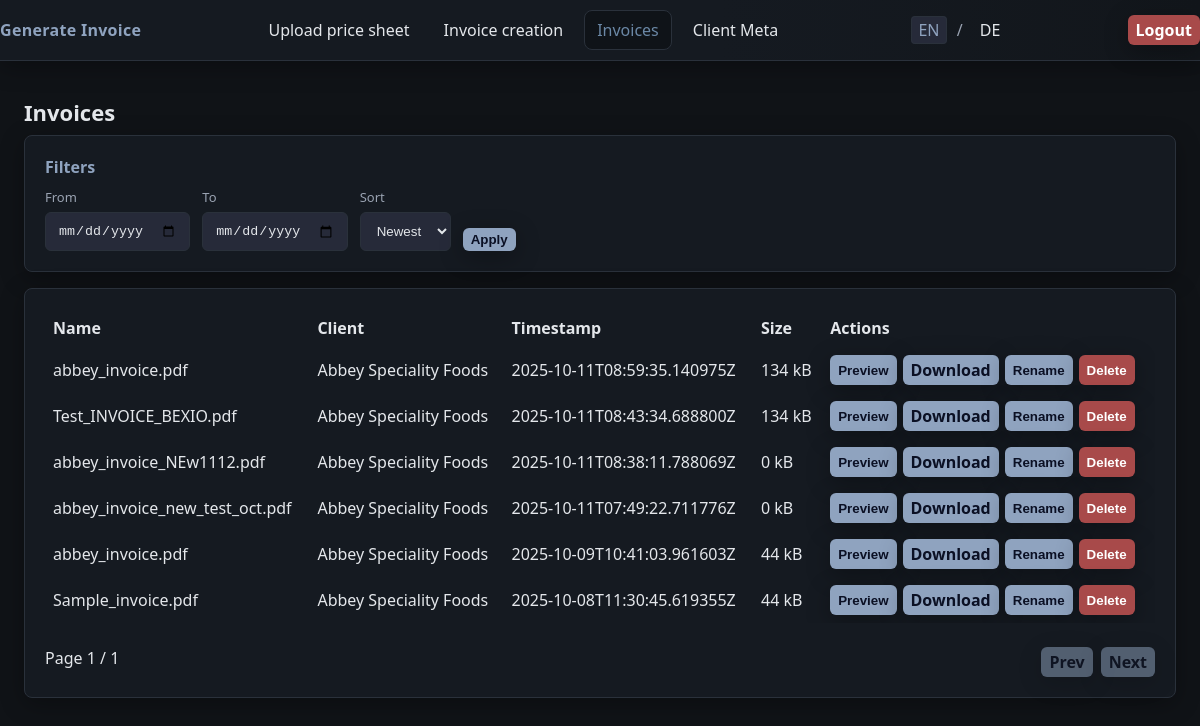
/invoices (signed in), run on an earlier commit of the app's database.
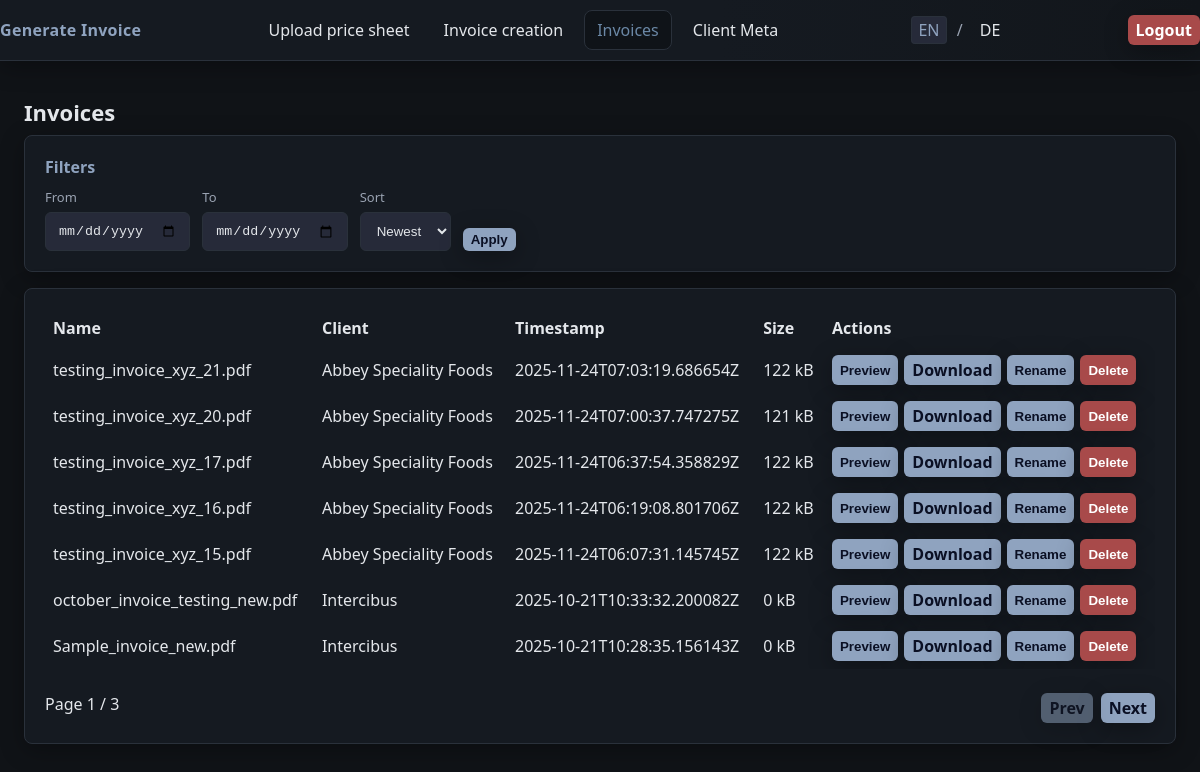
And on a later commit of the database.
### tables this page shows
CREATE TABLE "invoices" (
              id TEXT PRIMARY KEY,
              name TEXT NOT NULL,
              client TEXT,
              file TEXT NOT NULL,
              size INTEGER NOT NULL,
              created_at TEXT NOT NULL
            );

### app.py (the view)
@app.get("/invoices")
@login_required
def invoices_db_dashboard():
    sort = (request.args.get("sort") or "newest").lower()
    date_from = (request.args.get("from") or "").strip()
    date_to = (request.args.get("to") or "").strip()
    page = max(int(request.args.get("page", 1)), 1)
    page_size = 7
    conn = get_invoices_db()
    try:
        where = []
        params: list[Any] = []
        if date_from:
            where.append("substr(created_at,1,10) >= ?")
            params.append(date_from[:10])
        if date_to:
            where.append("substr(created_at,1,10) <= ?")
            params.append(date_to[:10])
        where_sql = ("WHERE " + " AND ".join(where)) if where else ""
        cur = conn.cursor()
        cur.execute(f"SELECT COUNT(*) FROM invoices {where_sql}", params)
        row = cur.fetchone()
        total = int(row[0]) if row is not None else 0
        order = "DESC" if sort != "oldest" else "ASC"
        offset = (page - 1) * page_size
        cur.execute(
            f"SELECT id, name, client, created_at, size, file FROM invoices {where_sql} ORDER BY created_at {order} LIMIT ? OFFSET ?",
            params + [page_size, offset],
        )
        rows = cur.fetchall()
        items = [
            {
                "id": r["id"],
                "name": r["name"],
                "client": r["client"],
                "created_at": r["created_at"],
                "size": r["size"],
                "file": r["file"],
            }
            for r in rows
        ]
    finally:
        conn.close()
    total_pages = (total // page_size) + (1 if total % page_size else 0)
    def _build_url(target_page: int) -> str:
        return url_for(
            "invoices_db_dashboard",
            page=target_page,
            sort=sort,
            **({"from": date_from} if date_from else {}),
            **({"to": date_to} if date_to else {}),
        )
    prev_url = _build_url(page - 1) if page > 1 else None
    next_url = _build_url(page + 1) if page < total_pages else None
    return render_template(
        "invoices_db.html",
        items=items,
        page=page,
        page_size=page_size,
        total=total,
        sort=sort,
        date_from=date_from,
        date_to=date_to,
        prev_url=prev_url,
        next_url=next_url,
        total_pages=total_pages,
    )

### app.py (called while the page is built)
def get_invoices_db() -> sqlite3.Connection:
    conn = sqlite3.connect(INVOICES_DB_PATH)
    conn.row_factory = sqlite3.Row
    return conn

def get_lang() -> str:
    lang = session.get("lang", "en")
    return "de" if lang == "de" else "en"

def tr(key: str, **kwargs) -> str:
    lang = get_lang()
    text = TRANSLATIONS.get(lang, {}).get(key, key)
    try:
        return text.format(**kwargs)
    except Exception:
        return text

@app.context_processor
def inject_i18n():
    return {"t": tr, "lang": get_lang(), "is_authed": bool(session.get("auth"))}

def login_required(view):
    @wraps(view)
    def wrapped(*args, **kwargs):
        if not session.get("auth"):
            nxt = request.path
            return redirect(url_for("login_get", next=nxt))
        return view(*args, **kwargs)
    return wrapped

### templates/invoices_db.html (shortened to what this page needs)
{% extends 'base.html' %}
{% import '_components.html' as ui %}
{% block content %}
  <h1>{{ t('invoices') }}</h1>
  {% call ui.card(t('filters')) %}
    <form method="get" action="{{ url_for('invoices_db_dashboard') }}" class="filters">
      <div class="filters-row">
        <div class="filter-item">
          <label for="from">{{ t('from') }}</label>
          <input type="date" id="from" name="from" value="{{ date_from[:10] if date_from else '' }}">
        </div>
        <div class="filter-item">
          <label for="to">{{ t('to') }}</label>
          <input type="date" id="to" name="to" value="{{ date_to[:10] if date_to else '' }}">
        </div>
        <div class="filter-item">
          <label for="sort">Sort</label>
          <select id="sort" name="sort">
            <option value="newest" {{ 'selected' if sort == 'newest' else '' }}>{{ t('sort_newest') }}</option>
          </select>
        </div>
        <div class="filter-actions">
          <button class="btn btn-primary btn-sm" type="submit">{{ t('apply') }}</button>
        </div>
      </div>
    </form>
  {% endcall %}
  {% if items|length == 0 %}
    <p>{{ t('no_invoices') }}</p>
  {% else %}
    <div class="card">
      <div class="card-body">
        <div class="table-wrap">
        <table class="table" style="width:100%; border-collapse:collapse;">
          <thead>
            <tr>
              <th style="text-align:left; padding:8px;">Name</th>
              <th style="text-align:left; padding:8px;">Client</th>
              <th style="text-align:left; padding:8px;">Timestamp</th>
              <th style="text-align:left; padding:8px;">Size</th>
              <th style="text-align:left; padding:8px;">Actions</th>
            </tr>
          </thead>
          <tbody>
            {% for it in items %}
            <tr>
              <td style="padding:8px;">{{ it.name }}</td>
              <td style="padding:8px;">{{ it.client }}</td>
              <td style="padding:8px;">{{ it.created_at }}</td>
              <td style="padding:8px;">{{ (it.size // 1024) }} kB</td>
              <td style="padding:8px; display:flex; gap:6px; flex-wrap: nowrap;">
                <button class="btn btn-sm" type="button" onclick="openPreview('{{ url_for('preview_invoice', invoice_id=it.id) }}', '{{ it.name }}')">{{ t('preview') }}</button>
                <a class="btn btn-primary btn-sm" href="{{ url_for('download_invoice', invoice_id=it.id) }}">{{ t('download') }}</a>
                <button class="btn btn-sm" type="button" onclick="openRename('{{ it.id }}', '{{ it.name }}')">{{ t('rename') }}</button>
                <button class="btn btn-danger btn-sm" type="button" onclick="confirmDelete('{{ it.id }}')">{{ t('delete') }}</button>
              </td>
            </tr>
            {% endfor %}
          </tbody>
        </table>
        </div>
        <div style="display:flex; justify-content:space-between; margin-top:12px;">
          <div>
            Page {{ page }} / {{ total_pages }}
          </div>
          <div style="display:flex; gap:8px;">
            <a class="btn btn-sm {{ '' if prev_url else 'disabled' }}" href="{{ prev_url or '#' }}">{{ t('prev') }}</a>
            <a class="btn btn-sm {{ '' if next_url else 'disabled' }}" href="{{ next_url or '#' }}">{{ t('next') }}</a>
          </div>
        </div>
      </div>
    </div>
  {% endif %}
{% endblock %}

What changed in the data, as far as the page shows it:
no longer on this page (row unchanged): invoices: name "abbey_invoice.pdf", client "Abbey Speciality Foods", created_at "2025-10-11T08:59:35.140975Z", size "134", t "Preview", t "Download", t "Rename", t "Delete"
no longer on this page (row unchanged): invoices: name "Test_INVOICE_BEXIO.pdf", client "Abbey Speciality Foods", created_at "2025-10-11T08:43:34.688800Z", size "134", t "Preview", t "Download", t "Rename", t "Delete"
removed invoices: name "abbey_invoice_NEw1112.pdf", client "Abbey Speciality Foods", created_at "2025-10-11T08:38:11.788069Z", size "0", t "Preview", t "Download", t "Rename", t "Delete"
removed invoices: name "abbey_invoice_new_test_oct.pdf", client "Abbey Speciality Foods", created_at "2025-10-11T07:49:22.711776Z", size "0", t "Preview", t "Download", t "Rename", t "Delete"
no longer on this page (row unchanged): invoices: name "abbey_invoice.pdf", client "Abbey Speciality Foods", created_at "2025-10-09T10:41:03.961603Z", size "44", t "Preview", t "Download", t "Rename", t "Delete"
no longer on this page (row unchanged): invoices: name "Sample_invoice.pdf", client "Abbey Speciality Foods", created_at "2025-10-08T11:30:45.619355Z", size "44", t "Preview", t "Download", t "Rename", t "Delete"
added invoices: name "testing_invoice_xyz_21.pdf", client "Abbey Speciality Foods", created_at "2025-11-24T07:03:19.686654Z", size "122", t "Preview", t "Download", t "Rename", t "Delete"
added invoices: name "testing_invoice_xyz_20.pdf", client "Abbey Speciality Foods", created_at "2025-11-24T07:00:37.747275Z", size "121", t "Preview", t "Download", t "Rename", t "Delete"
added invoices: name "testing_invoice_xyz_17.pdf", client "Abbey Speciality Foods", created_at "2025-11-24T06:37:54.358829Z", size "122", t "Preview", t "Download", t "Rename", t "Delete"
added invoices: name "testing_invoice_xyz_16.pdf", client "Abbey Speciality Foods", created_at "2025-11-24T06:19:08.801706Z", size "122", t "Preview", t "Download", t "Rename", t "Delete"
added invoices: name "testing_invoice_xyz_15.pdf", client "Abbey Speciality Foods", created_at "2025-11-24T06:07:31.145745Z", size "122", t "Preview", t "Download", t "Rename", t "Delete"
added invoices: name "october_invoice_testing_new.pdf", client "Intercibus", created_at "2025-10-21T10:33:32.200082Z", size "0", t "Preview", t "Download", t "Rename", t "Delete"
added invoices: name "Sample_invoice_new.pdf", client "Intercibus", created_at "2025-10-21T10:28:35.156143Z", size "0", t "Preview", t "Download", t "Rename", t "Delete"
Also different on the page:
{{ total_pages }}: "1" → "3"
